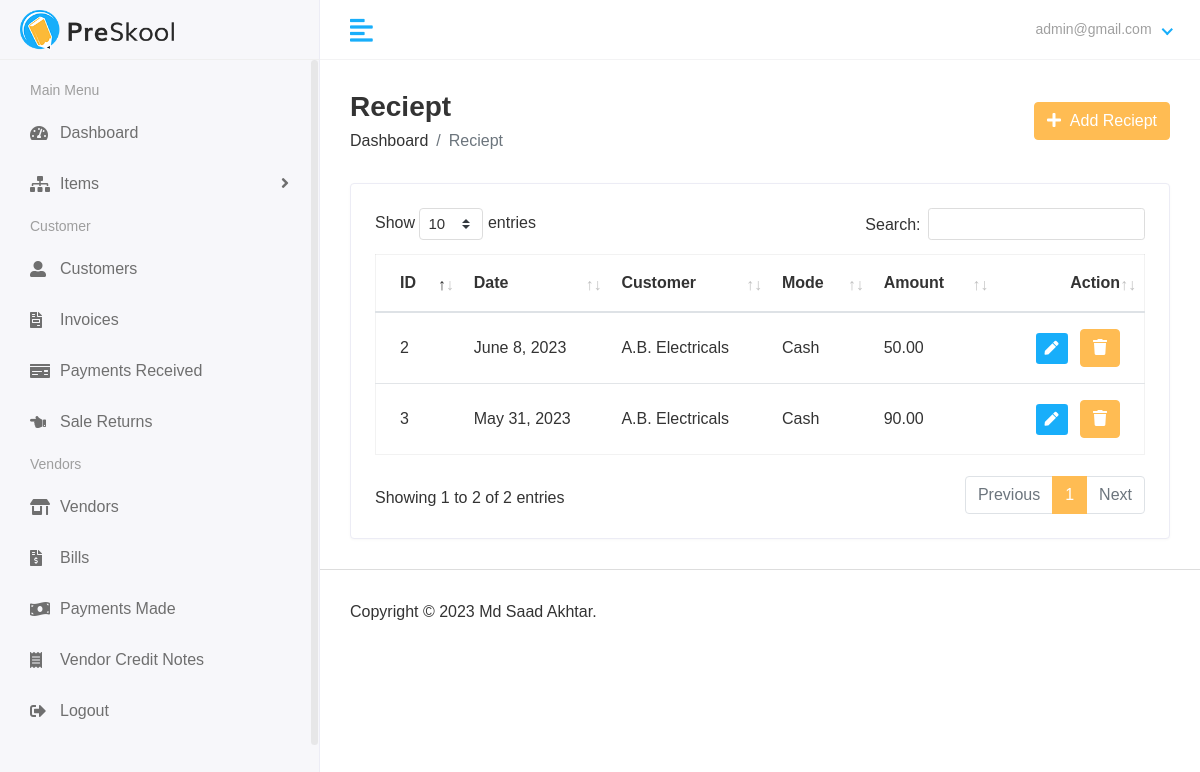
The app's page /finance/view_reciepts/ (signed in), older data.
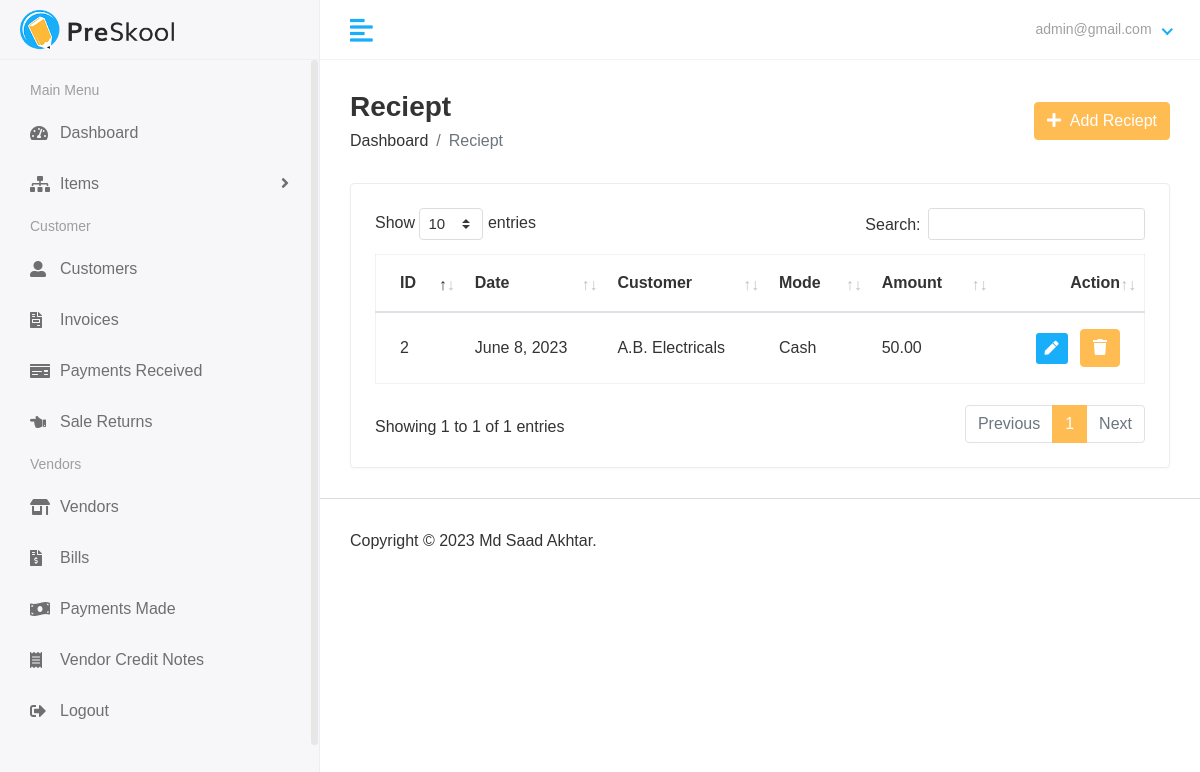
The same page, newer data.
### finance/models.py (models this page shows, shortened)
class Reciept(models.Model):
    date = models.DateField(_("date"), auto_now=False, auto_now_add=False)
    description = models.TextField(default="")
    vendor = models.ForeignKey(Vendor,null=True,on_delete=models.CASCADE)
    amount = models.DecimalField(max_digits=10, decimal_places=2,default=decimal.Decimal(0))
    mode = models.IntegerField(choices=MODE,default=1)
    created_at = models.DateTimeField(auto_now_add=True,null = True)
    updated_at = models.DateTimeField(auto_now_add=True,null = True)
    changed_by_user = models.ForeignKey(CustomUser,null=True,on_delete=models.PROTECT)

class Vendor(models.Model):
    name = models.CharField(_("name"), max_length=50)
    company = models.CharField(_("company"), max_length=50)
    email = models.EmailField(_("email"), max_length=254,null=True)
    phone = models.CharField(_("phone"), max_length=50)
    address = models.TextField()
    website = models.CharField(_("website"), max_length=50,null=True)
    gstin = models.CharField(_("gstin"), max_length=15,null=True)
    current_balance = models.DecimalField(max_digits=10, decimal_places=2,default=decimal.Decimal(0))
    created_at = models.DateTimeField(auto_now_add=True,null = True)
    updated_at = models.DateTimeField(auto_now_add=True,null = True)
    changed_by_user = models.ForeignKey(CustomUser,null=True,on_delete=models.PROTECT)

### finance/vendor_views.py (the view)
# urls.py: path('view_reciepts/',vendor_views.view_reciepts,name="view_reciepts"),
@login_required(login_url="account_login")
def view_reciepts(request):
    if not request.user.has_perm('finance.view_reciept'):
        return HttpResponse("Permission Error. Sorry You are not authorised to visit this page")
    reciepts = Reciept.objects.all()
    return render(request,"hod/view_reciepts.html",{
        "reciepts":reciepts
    })

### accounts/models.py (called while the page is built)
    def __str__(self):
        return self.email

### finance/templates/hod/view_reciepts.html (shortened to what this page needs)
{% extends 'base.html' %} {% block content %}
<div class="main-wrapper">
  <div class="page-wrapper">
    <div class="content container-fluid">
      <div class="page-header">
        <div class="row align-items-center">
          <div class="col">
            <h3 class="page-title">Reciept</h3>
            <ul class="breadcrumb">
              <li class="breadcrumb-item">
                <a href="{% url 'finance_dashboard' %}">Dashboard</a>
              </li>
              <li class="breadcrumb-item active">Reciept</li>
            </ul>
          </div>
          <div class="col-auto text-right float-right ml-auto">
            <a href="{% url 'add_reciepts' %}" class="btn btn-primary"
              ><i class="fas fa-plus"></i> &nbsp;Add Reciept
            </a>
          </div>
        </div>
      </div>
      <div class="row">
        <div class="col-sm-12">
          <div class="card card-table">
            <div class="card-body">
              <div class="table-responsive">
                <table id="table_id" class="table table-hover table-center mb-0">
                    <thead>
                      <tr>
                        <th>ID</th>
                        <th>Date</th>
                        <th>Customer</th>
                        <th>Mode</th>
                        <th>Amount</th>
                        <th class="text-right">Action</th>
                      </tr>
                    </thead>
                    <tbody>
                      {% for i in reciepts %}
                      <tr>
                        <td>{{i.id}}</td>
                        <td>{{i.date}}</td>
                        <td>{{i.vendor.company}}</td>
                        <td>
                            {% if i.mode == 2  %}
                                Bank
                            {% else %}
                                Cash
                            {% endif %}
                        </td>
                        <td>{{i.amount}}</td>
                        <td class="text-right">
                          <div class="actions">
                            <a
                              href="{% url 'edit_reciept' i.id %}"
                              class="btn btn-sm bg-success-light mr-2"
                            >
                              <i class="fas fa-pen"></i>
                            </a>
                            <button type="button" class="btn btn-primary" data-toggle="modal" data-target="#modal-{{i.id}}">
                              <i class="fa fa-trash" aria-hidden="true"></i>
                            </button>
                          </div>
                        </td>
                      </tr>
                      {% endfor %}
                    </tbody>
                  </table>
              </div>
            </div>
          </div>
        </div>
      </div>
    </div>
    {% endblock content %}

Row changes from the older to the newer data that the page shows:
removed Reciept: id "3", date "May 31, 2023", vendor.company "A.B. Electricals", mode "Cash", amount "90.00"
Text that changed along with them:
text written by a page script: "Show entries Search: Showing 1 to 2 of 2 entries Previous 1 Next" → "Show entries Search: Showing 1 to 1 of 1 entries Previous 1 Next"
